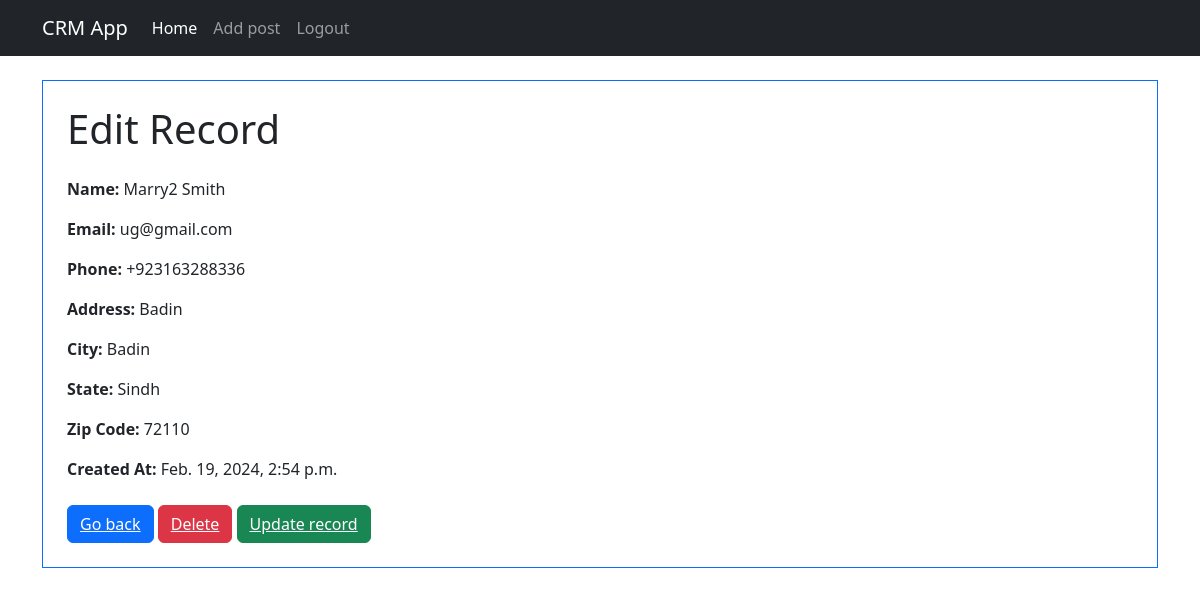
The app's page /home/record/2 (signed in) with its own data.
### main/models.py (models this page shows, shortened)
class Record(models.Model):
    created_At = models.DateTimeField(auto_now_add=True)
    first_name = models.CharField(max_length=100)
    last_name = models.CharField(max_length=100)
    email = models.CharField(max_length=100)
    phone = models.CharField(max_length=100)
    address = models.CharField(max_length=100)
    city = models.CharField(max_length=100)
    state = models.CharField(max_length=100)
    zip_code = models.CharField(max_length=100)

### main/views.py (the view)
# urls.py: path('home/record/<int:pk>', custom_record, name="record"),
def custom_record(request, pk):
    if request.user.is_authenticated:
        customer_record = Record.objects.get(id=pk)
        return render(request, 'main/record.html', {'customer_record':customer_record})
    else:
        messages.success(request, "Yuh must be logged in to see it.")
        return redirect('home')

### main/templates/main/record.html
{% extends 'main/base.html' %}
{% block content %}
<div class="container border border-primary p-4">
    <h1 class="mb-4">Edit Record</h1>
    {% if customer_record %}
        <p><strong>Name:</strong> {{ customer_record.first_name }} {{ customer_record.last_name }}</p>
        <p><strong>Email:</strong> {{ customer_record.email }}</p>
        <p><strong>Phone:</strong> {{ customer_record.phone }}</p>
        <p><strong>Address:</strong> {{ customer_record.address }}</p>
        <p><strong>City:</strong> {{ customer_record.city }}</p>
        <p><strong>State:</strong> {{ customer_record.state }}</p>
        <p><strong>Zip Code:</strong> {{ customer_record.zip_code }}</p>
        <p><strong>Created At:</strong> {{ customer_record.created_At }}</p>
    {% endif %}
    <div class="mt-4">
        <button class="btn btn-primary"><a href="{% url 'home' %}" class="text-white">Go back</a></button>
        <button class="btn btn-danger"><a href="{% url 'delete_record' customer_record.id %}" class="text-white">Delete</a></button>
        <button class="btn btn-success"><a href="{% url 'update_record' customer_record.id %}" class="text-white">Update record</a></button>
    </div>
</div>
{% endblock %}

### records on screen
Record: first_name "Marry2", last_name "Smith", email "ug@gmail.com", phone "+923163288336", address "Badin", city "Badin", state "Sindh", zip_code "72110", created_At "Feb. 19, 2024, 2:54 p.m."
